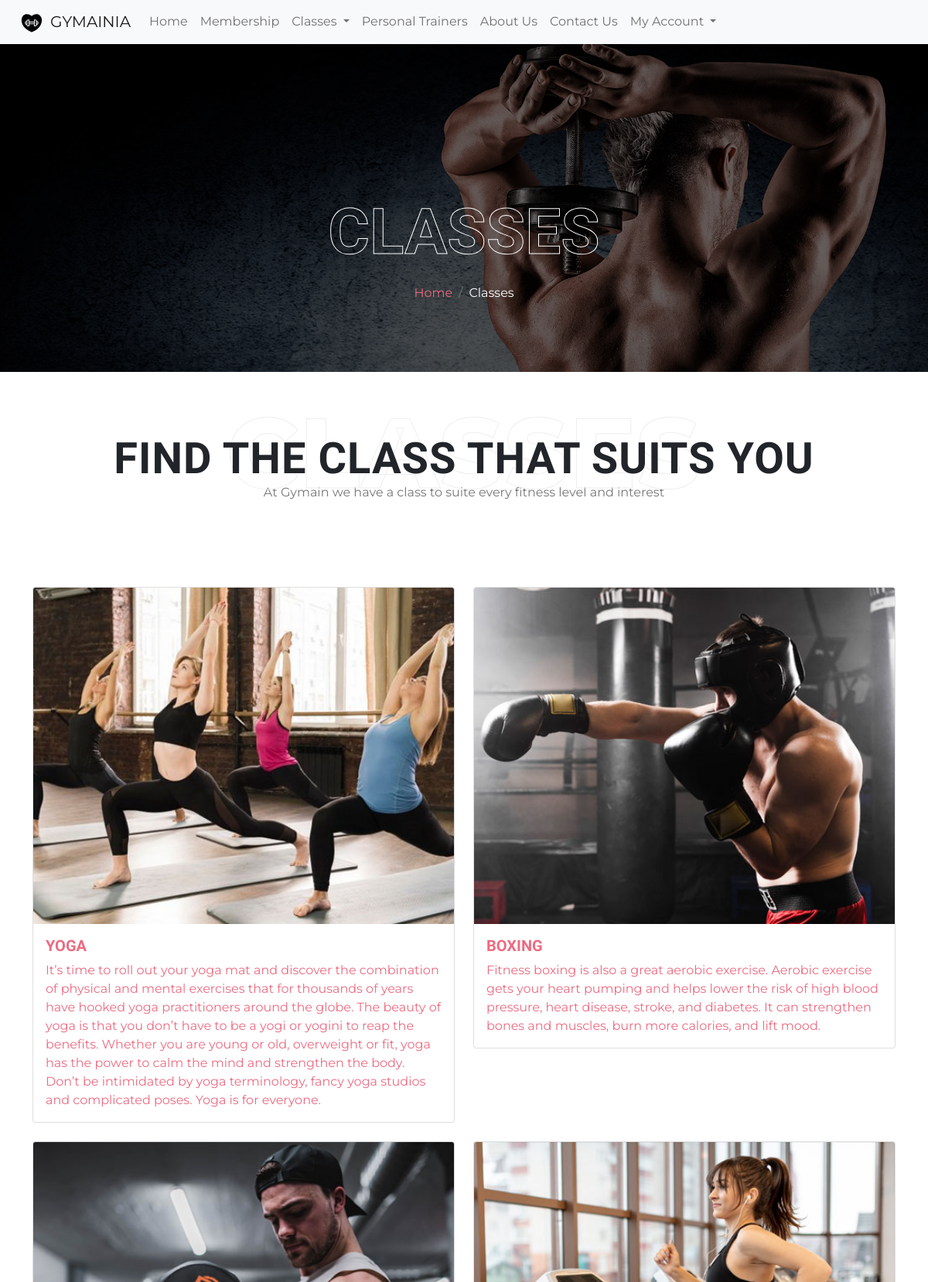
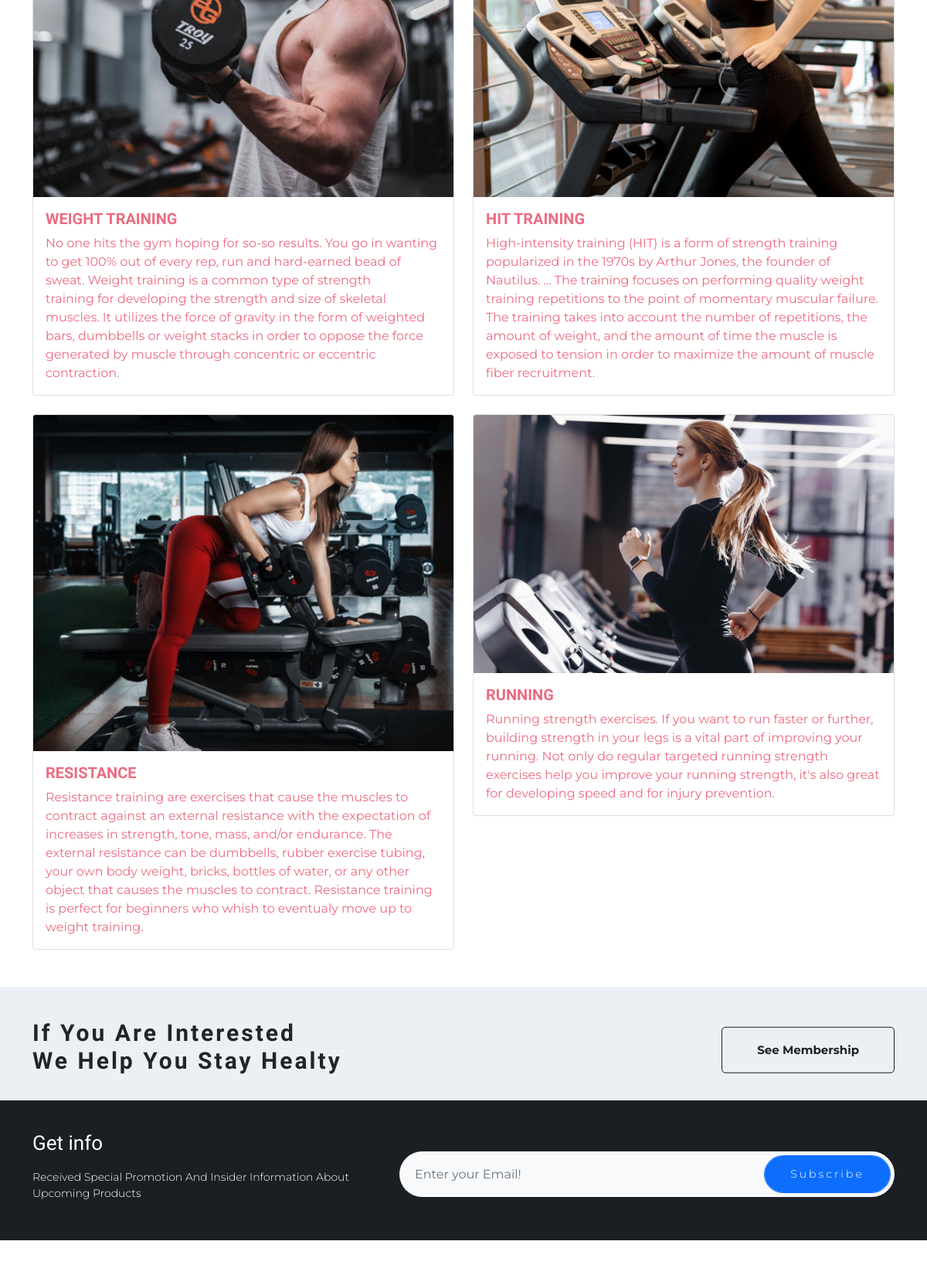
/gym_classes (upper part), run on the app's committed database (2 pictures, top to bottom).
### classes/models.py (models this page shows, shortened)
class GymClass(models.Model):
    class Meta:
        verbose_name_plural = 'GymClasses'
    category = models.ForeignKey('Category', null=True, blank=True, on_delete=models.SET_NULL)
    name = models.CharField(max_length=254)
    description = HTMLField()
    short = models.TextField(blank=True)
    level = models.CharField(max_length=254)
    duration = models.IntegerField()
    period = models.CharField(max_length=254)
    students = models.IntegerField()
    price = models.DecimalField(max_digits=6, decimal_places=2)
    trainer = models.ManyToManyField('Trainer', blank=True)
    image_url = models.URLField(max_length=1024, null=True, blank=True)
    image = models.ImageField(null=True, blank=True)

### classes/views.py (the view)
# urls.py: path('gym_classes', views.gym_classes, name='gym_classes'),
def gym_classes(request):
    gym_classes = GymClass.objects.all()
    context = {
        'gym_classes': gym_classes,
    }
    return render(request, 'classes/classes.html', context)

### cart/contexts.py (called while the page is built, shortened)
def cart_contents(request):
    cart_items = []
    total = 0
    product_count = 0
    item_total = 0
    cart = request.session.get('cart', {})
    context = {
        'cart_items': cart_items,
        'total': total,
        'product_count': product_count,
    }
    return context

### classes/templates/classes/classes.html (shortened to what this page needs)
{% extends "base.html" %}
{% load static %}
{% block content %}
<main>
    <section class="page-banner">
        <div class="bg-overlay" style="background-image: url('{% static "imgs/bg-page2.webp" %}');">
        </div>
        <div class="overlay-main opacity-06"></div>
        <div class="container">
            <div class="row">
                <div class="col-sm-12 text-center">
                    <h1 class="banner-title">Classes</h1>
                    <nav aria-label="breadcrumb">
                        <ol class="breadcrumb">
                            <li class="breadcrumb-item"><a href="{% url 'home' %}">
                                    Home</a></li>
                            <li class="breadcrumb-item text-white" aria-current="page">Classes</li>
                        </ol>
                    </nav>
                </div>
            </div>
        </div>
    </section>
    <section class="page-title text-center">
        <div class="section-title-box">
            <span class="section-sub-title">Classes</span>
            <h2 class="section-title">FIND THE CLASS THAT SUITS YOU</h2>
            <p class="section-info">At Gymain we have a class to suite every fitness level and interest
            </p>
        </div>
    </section>
    <section class="mb-5">
        <div class="container">
            <div class="row row-cols-1 row-cols-md-2 g-4">
                {% for gym_class in gym_classes %}
                <div class="col">
                    <a href="{% url 'gym_class' gym_class.id %}">
                        <div class="card">
                            {% if gym_class.image %}
                            <img class="card-img-top" src="{{ gym_class.image.url }}" alt="{{ gym_class.name }}">
                            {% else %}
                            <img class="card-img-top" src="{{ MEDIA_URL }}noimage.png" alt="{{ gym_class.name }}">
                            {% endif %}
                            <div class="card-body">
                                <h5 class="card-title">{{ gym_class.name }}</h5>
                                <p class="card-text">{{ gym_class.short }}</p>
                            </div>
                        </div>
                    </a>
                </div>
                {% endfor %}
            </div>
        </div>
    </section>
    <section class="membership-call">
        <div class="container">
            <div class="row">
                <div class="col-md-6">
                    <h3>If You Are Interested<br>
                        We Help You Stay Healty</h3>
                </div>
                <div class="col-md-6 text-end">
                    <a href="{% url 'membership' %}" class="icon-btn"> See
                        Membership</a>
                </div>
            </div>
        </div>
    </section>
    <section class="newsletter">
        <div class="container">
            <div class="row align-items-center">
                <div class="col-md-5">
                    <h4 class="sub-title">Get info</h4>
                    <p>Received Special Promotion And Insider Information
                        About Upcoming Products</p>
                </div>
                <div class="col-md-7">
                    <div class="form-group">
                        <input class="form-control" placeholder="Enter your Email!" id="newsletter" name="newsletter"
                            type="email">
                        <input class="form-control btn btn-primary" value="Subscribe" type="submit">
                    </div>
                </div>
            </div>
        </div>
    </section>
</main>
{% endblock %}

### static/css/base.css (style rules this page uses)
body { font-family: 'Montserrat', sans-serif; }
a { color: #ec6b81; text-decoration: none; transition: .3s; -webkit-transition: .3s; -moz-transition: .3s; -ms-transition: .3s; -o-transition: .3s; }
aside, section { padding-top: 5rem; }
h1, h2, h3, h4, h5, h6 { font-family: 'Teko', sans-serif; font-weight: 800; }
h3 { font-size: 30px; font-weight: 700; letter-spacing: 3px; }
.section-title-box { margin-bottom: 30px; position: relative; }
.section-title { font-size: 56px; line-height: 64px; z-index: 9; position: relative; margin-bottom: 0; letter-spacing: 1px; }
.section-info { color: #777777; }
.section-sub-title { line-height: 1; letter-spacing: 1px; padding: 0; text-transform: uppercase; color: #eeeeee; font-family: var(--title-fonts); font-weight: 800; font-size: 8em; position: absolute; top: -40px; left: 0; right: 0; -webkit-text-fill-color: transparent; -webkit-text-stroke-width: 1px; }
.page-banner { padding-top: 194px; position: relative; padding-bottom: 5rem; }
.bg-overlay { position: absolute; top: 0; left: 0; opacity: 1; width: 100%; height: 100%; background-size: cover; background-attachment: scroll; background-position: center center; }
.overlay-main { background-color: #000; position: absolute; left: 0px; top: 0px; width: 100%; height: 100%; }
.opacity-06 { opacity: 0.6; }
.banner-title { color: #fff; font-size: 82px; position: relative; -webkit-text-stroke: 1px #fff; -webkit-text-fill-color: rgba(0, 0, 0, 0); text-transform: uppercase; }
.breadcrumb { background: transparent; padding: 10px !important; margin: 0; justify-content: center; position: relative; }
.membership-call { background-color: #eceff4; padding: 42px 0 25px; }
.membership-call .icon-btn { border: 1px solid #1b1f23; border-radius: 5px; color: #1b1f23; font-size: 15px; font-weight: 700; display: inline-block; padding: 18px 45px; position: relative; top: 50%; transform: translateY(-50%); }
.newsletter { background-color: #1b1f23; padding: 40px 0 30px; }
.newsletter .sub-title { color: #fff; font-size: 26px; font-weight: 500; margin-bottom: 18px; }
.newsletter p { color: #fff; font-size: 14px; font-weight: 300; margin-bottom: 20px; }
.newsletter .form-group { margin-bottom: 0; position: relative; width: 100%; }
.newsletter .form-group input[type=email] { background-color: #f8f9fa; border: 0; -webkit-border-radius: 30px; -moz-border-radius: 30px; border-radius: 30px; height: 59px; padding: 0 150px 0 20px; }
.newsletter .form-group input[type=submit] { border-radius: 25px; font-size: 14px; font-weight: 300; height: 49px; position: absolute; right: 5px; top: 5px; width: 164px; letter-spacing: 3px; }
.card-title { text-transform: uppercase; }

### data on the page
GymClass: image (picture), name "YOGA", short "It’s time to roll out your yoga mat and discover the combination of physical and mental exercises that for thousands of years have hooked yoga practitioners around the globe. The beauty of yoga is that you don’t have to be a yogi or yogini to reap the benefits. Whether you are young or old, overweight or fit, yoga has the power to calm the mind and strengthen the body. Don’t be intimidated by yoga terminology, fancy yoga studios and complicated poses. Yoga is for everyone."
GymClass: image (picture), name "BOXING", short "Fitness boxing is also a great aerobic exercise. Aerobic exercise gets your heart pumping and helps lower the risk of high blood pressure, heart disease, stroke, and diabetes. It can strengthen bones and muscles, burn more calories, and lift mood."
GymClass: image (picture), name "WEIGHT TRAINING", short "No one hits the gym hoping for so-so results. You go in wanting to get 100% out of every rep, run and hard-earned bead of sweat. Weight training is a common type of strength training for developing the strength and size of skeletal muscles. It utilizes the force of gravity in the form of weighted bars, dumbbells or weight stacks in order to oppose the force generated by muscle through concentric or eccentric contraction."
GymClass: image (picture), name "HIT TRAINING", short "High-intensity training (HIT) is a form of strength training popularized in the 1970s by Arthur Jones, the founder of Nautilus. ... The training focuses on performing quality weight training repetitions to the point of momentary muscular failure. The training takes into account the number of repetitions, the amount of weight, and the amount of time the muscle is exposed to tension in order to maximize the amount of muscle fiber recruitment."
GymClass: image (picture), name "RESISTANCE", short "Resistance training are exercises that cause the muscles to contract against an external resistance with the expectation of increases in strength, tone, mass, and/or endurance. The external resistance can be dumbbells, rubber exercise tubing, your own body weight, bricks, bottles of water, or any other object that causes the muscles to contract. Resistance training is perfect for beginners who whish to eventualy move up to weight training."
GymClass: image (picture), name "RUNNING", short "Running strength exercises. If you want to run faster or further, building strength in your legs is a vital part of improving your running. Not only do regular targeted running strength exercises help you improve your running strength, it's also great for developing speed and for injury prevention."
